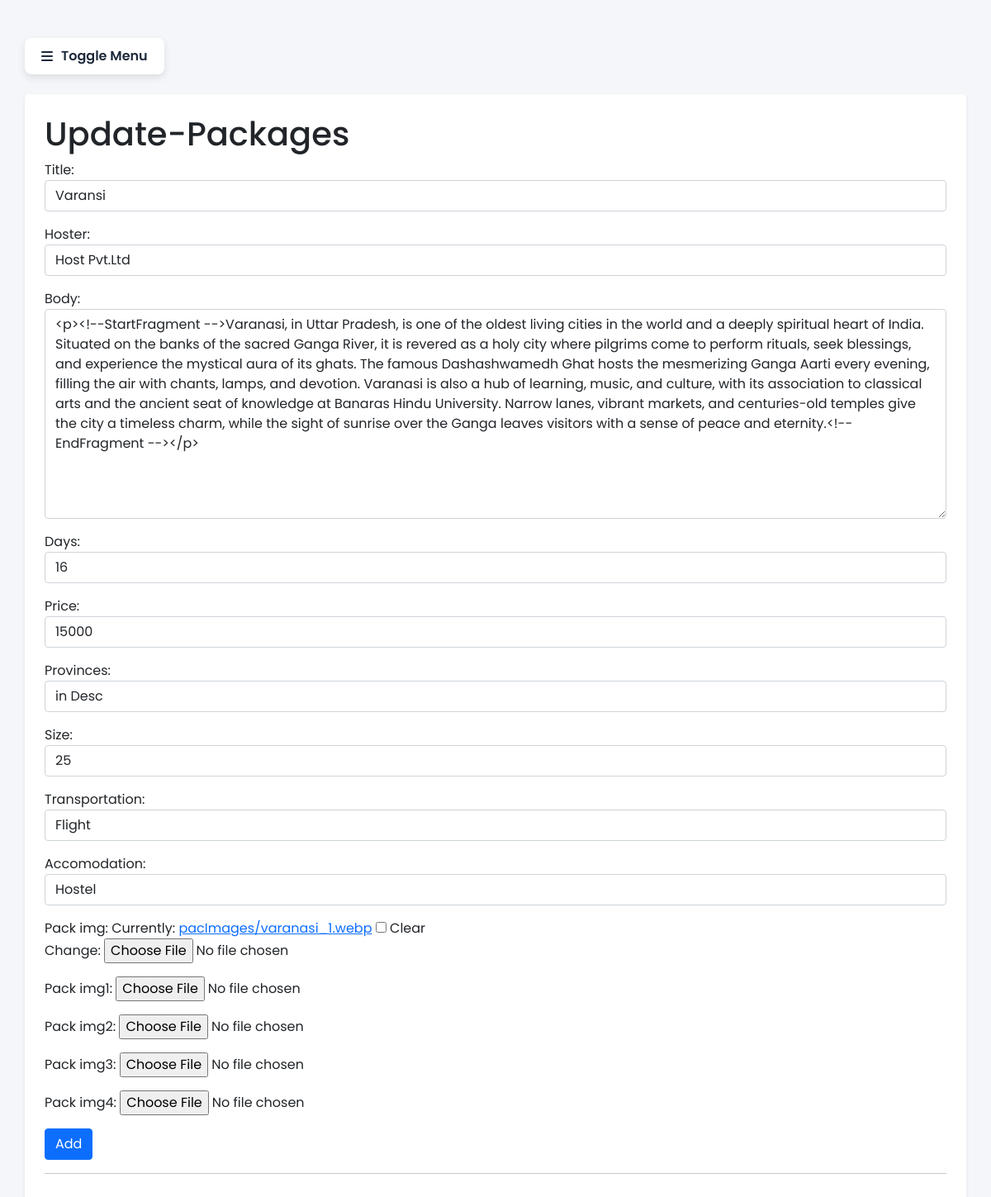
Page /details/edit/44/ (signed in) on the committed database.
### TourM/models.py (models this page shows, shortened)
class Post(models.Model):
    title = models.CharField(max_length=255)
    body = RichTextField()
    days = models.PositiveIntegerField(validators=[MaxValueValidator(100),MinValueValidator(1)])
    price = models.IntegerField(default='',null=False)
    Provinces = models.CharField(default='in_desc', max_length=255, null=False)
    Size = models.PositiveIntegerField(default='1', validators=[MaxValueValidator(100),MinValueValidator(11)])      #group size {if paxi availability add garne bhe useful}
    Hoster=models.CharField(max_length=255, null=False)
    Accomodation= models.CharField(default='', max_length=255, null=False)
    Transportation= models.CharField(default='', max_length=255, null=False)
    pack_img = models.ImageField(null = True, blank=True, upload_to="pacImages/")
    pack_img1 = models.ImageField(null = True, blank=True, upload_to="pacImages/")
    pack_img2 = models.ImageField(null = True, blank=True, upload_to="pacImages/")
    pack_img3 = models.ImageField(null = True, blank=True, upload_to="pacImages/")
    pack_img4 = models.ImageField(null = True, blank=True, upload_to="pacImages/")

### TourM/views.py (the view)
# urls.py: path('details/edit/<int:pk>/', UpdatePostView.as_view(), name="UpdatePost"),
class UpdatePostView(UpdateView):
    model = Post
    template_name = 'ad_editPack.html'
    form_class = PostForm

### TourM/forms.py
class PostForm(forms.ModelForm):
    class Meta:
        model = Post
        fields = ('title', 'Hoster', 'body', 'days', 'price','Provinces','Size','Transportation' ,'Accomodation','pack_img','pack_img1','pack_img2','pack_img3','pack_img4')
        widgets = {
            'title': forms.TextInput( attrs={'class': 'form-control'}),
            'Hoster': forms.Select(choices = choices3,attrs={'class': 'form-control'}),
            'days': forms.NumberInput( attrs={'class': 'form-control'}),
            'Provinces': forms.Select(choices = choices,attrs={'class': 'form-control'}),
            'price': forms.TextInput( attrs={'class': 'form-control'}),
            'body': forms.Textarea( attrs={'class': 'form-control'}),
            'Size': forms.NumberInput ( attrs={'class': 'form-control'}),
            'Transportation': forms.Select(choices = choices2,attrs={'class': 'form-control'}),
            'Accomodation': forms.Select(choices = choices1,attrs={'class': 'form-control'}),
        }

### TourM/templates/ad_editPack.html
{%extends 'adminbase.html'%} {%block title%}YUpdate package{%endblock%} {%block content%} {% if user.is_superuser %}
<h1>Update-Packages</h1>
<div class="form-group">
    <form method="POST" enctype="multipart/form-data">
        {%csrf_token%} {{form.media}} {{form.as_p}}
        <button class="btn btn-primary">Add</button>
    </form>
</div>
<hr> {%else%}
<h1>you are not allowed here</h1>
<a href="{%url 'homepage'%}">Redirect</a>{%endif%} {%endblock%}

### static/admin.css (style rules this page uses)
* { margin: 0; padding: 0; box-sizing: border-box; font-family: 'Poppins', sans-serif; }
body { min-height: 100vh; background-color: #f4f6f9; }

### rows in the picture
Post: title "Varansi", Hoster "Host Pvt.Ltd", body "<p><!--StartFragment -->Varanasi, in Uttar Pradesh, is one of the oldest living cities in the world and a deeply spiritual heart of India. Situated on the banks of the sacred Ganga River, it is revered as a holy city where pilgrims come to perform rituals, seek blessings, and experience the mystical aura of its ghats. The famous Dashashwamedh Ghat hosts the mesmerizing Ganga Aarti every evening, filling the air with chants, lamps, and devotion. Varanasi is also a hub of learning, music, and culture, with its association to classical arts and the ancient seat of knowledge at Banaras Hindu University. Narrow lanes, vibrant markets, and centuries-old temples give the city a timeless charm,…", days "16", price "15000", Provinces "in Desc", Size "25", Transportation "Flight", Accomodation "Hostel"
